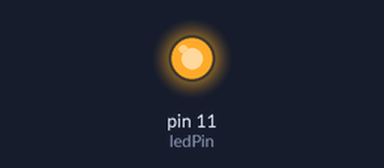
The sketch below on a simulated Arduino Uno, built with avr-gcc and run on an emulated ATmega328P. Shown: output pins drawn as LEDs (lit = HIGH).

Above: at 5.0 s.
At 15.0 s:
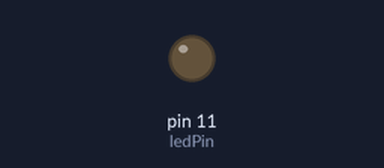
Timing chart, 0 to 26.0 s (numbered marks = the images above):
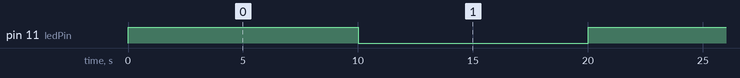

The sketch:

relay.ino
```cpp
// constants won't change. Used here to
// set pin numbers:
const int ledPin =  11;      // the number of the LED pin


void setup() {
  // set the digital pin as output:
  pinMode(ledPin, OUTPUT);
}

void loop()
{
    digitalWrite(ledPin, HIGH);
    delay(10000);
    digitalWrite(ledPin, LOW);
    delay(10000);
  }
```

Measured:
- by itself, pin 11 (ledPin): alternates HIGH for 10.0 s and LOW for 10.0 s
